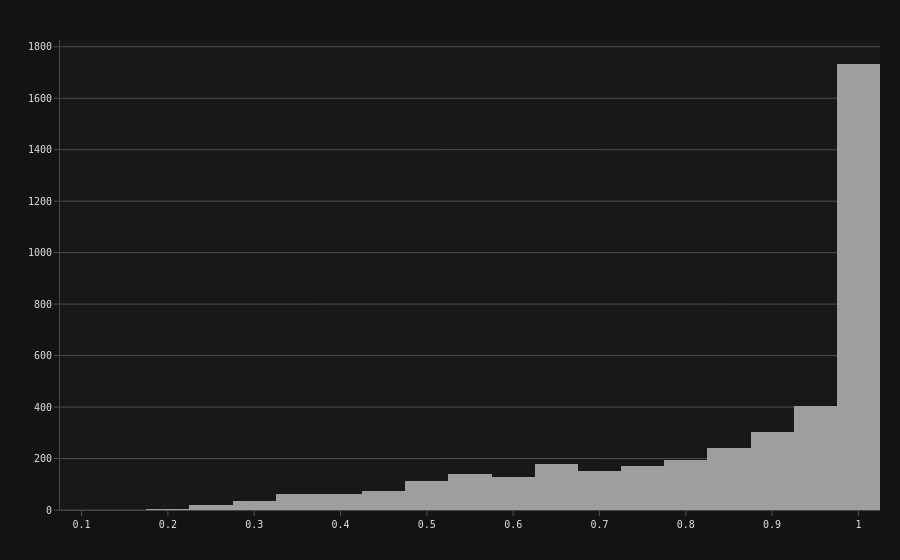

Notebook source saved alongside this figure:
### Code cell
fig = go.Figure()

bin_start, bin_end, bin_size = 0, 1, 0.05

fig.add_trace(
    go.Histogram(
        x=df_solar_daily['clear_sky_index'].values,
        xbins=dict(
            size=bin_size
        ),
        opacity=1,
    )
)

fig.show()

### Figure 1 — Plotly figure (JSON) as saved in the notebook; plotly's stock layout.template omitted (floating-point values rounded to 4 significant figures; data arrays with more than 128 entries replaced by an {"elided": "..."} marker saying what was removed)
{"data": [{"opacity": 1, "type": "histogram", "x": {"elided": "4017 float values"}, "xbins": {"size": 0.05}}], "layout": {}}
